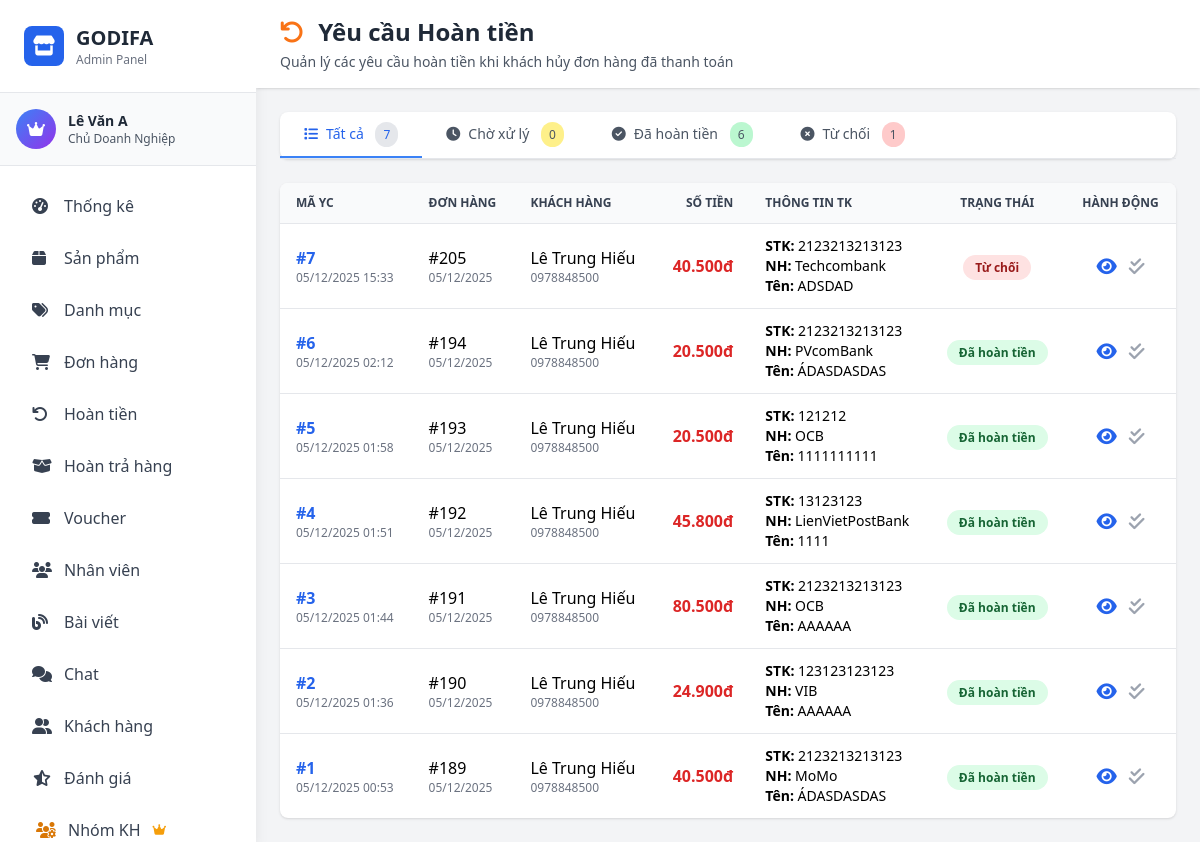
/admin/pages/refund_requests.php (signed in), run on the app's committed database.
### tables this page shows
CREATE TABLE IF NOT EXISTS `refund_requests` (
  `refundID` int NOT NULL AUTO_INCREMENT,
  `orderID` int NOT NULL,
  `customerID` int NOT NULL,
  `type` enum('cancel','return') NOT NULL DEFAULT 'cancel',
  `amount` decimal(10,2) NOT NULL COMMENT 'Số tiền cần hoàn',
  `reason` text,
  `bankAccount` varchar(50) NOT NULL COMMENT 'Số tài khoản nhận tiền',
  `bankName` varchar(100) NOT NULL COMMENT 'Tên ngân hàng',
  `accountHolder` varchar(100) NOT NULL COMMENT 'Tên chủ tài khoản',
  `proofImage` varchar(255) DEFAULT NULL COMMENT 'Ảnh chứng minh đã chuyển khoản',
  `status` enum('Chờ xử lý','Đã hoàn tiền','Từ chối') DEFAULT 'Chờ xử lý',
  `adminNote` text COMMENT 'Ghi chú từ admin',
  `processedBy` int DEFAULT NULL COMMENT 'Admin xử lý',
  `processedAt` datetime DEFAULT NULL COMMENT 'Thời gian xử lý',
  `createdAt` datetime NOT NULL DEFAULT CURRENT_TIMESTAMP,
  PRIMARY KEY (`refundID`),
  KEY `idx_orderID` (`orderID`),
  KEY `idx_customerID` (`customerID`),
  KEY `idx_status` (`status`),
  KEY `idx_created` (`createdAt`)
);

CREATE TABLE IF NOT EXISTS `order` (
  `orderID` int NOT NULL AUTO_INCREMENT,
  `orderDate` datetime NOT NULL DEFAULT CURRENT_TIMESTAMP COMMENT 'Ngày tạo đơn (không tự động update)',
  `paymentDate` datetime DEFAULT NULL COMMENT 'Ngày thanh toán thực tế (khi webhook xác nhận thành công)',
  `paymentStatus` varchar(50) NOT NULL COMMENT 'Chờ thanh toán, Đã thanh toán, Đã hủy',
  `totalAmount` decimal(10,0) NOT NULL,
  `paymentMethod` varchar(100) NOT NULL,
  `customerID` int NOT NULL,
  `note` text COMMENT 'Ghi chú đơn hàng',
  `voucherID` int DEFAULT NULL,
  `deliveryStatus` enum('Chờ xác nhận','Đang tiến hành vận chuyển','Hoàn thành','Đã hủy','Chờ xử lý hoàn tiền','Đã hoàn tiền','Yêu cầu hoàn trả','Đang hoàn trả','Đã hoàn trả') DEFAULT 'Chờ xác nhận',
  `shippingProvider` varchar(50) DEFAULT 'GHN' COMMENT 'Đơn vị vận chuyển',
  `shippingFee` decimal(10,2) DEFAULT '0.00' COMMENT 'Phí vận chuyển',
  `cancelReason` text COMMENT 'Lý do hủy đơn hàng',
  `cancelledAt` datetime DEFAULT NULL COMMENT 'Thời gian hủy đơn',
  `cancelledBy` enum('customer','admin') DEFAULT NULL COMMENT 'Người hủy: khách hay admin',
  `transactionCode` varchar(50) DEFAULT NULL COMMENT 'Mã giao dịch duy nhất (GODIFA202511040001)',
  `qrUrl` text COMMENT 'URL QR Code thanh toán SePay',
  `qrExpiredAt` datetime DEFAULT NULL COMMENT 'Thời gian hết hạn QR (15 phút)',
  PRIMARY KEY (`orderID`),
  KEY `fk_order_user` (`customerID`),
  KEY `fk_order_voucher` (`voucherID`),
  KEY `idx_transaction_code` (`transactionCode`),
  KEY `idx_qr_expired` (`qrExpiredAt`,`paymentStatus`),
  KEY `idx_payment_date` (`paymentDate`),
  KEY `idx_cancelled` (`cancelledAt`,`cancelledBy`)
);

CREATE TABLE IF NOT EXISTS `customer` (
  `customerID` int NOT NULL AUTO_INCREMENT,
  `customerName` varchar(100) NOT NULL,
  `phone` text NOT NULL,
  `email` varchar(100) NOT NULL,
  `password` varchar(100) NOT NULL,
  `status` tinyint(1) NOT NULL DEFAULT '1' COMMENT '1=Hoạt động, 0=Đã khóa',
  `groupID` int DEFAULT NULL COMMENT 'ID nhóm khách hàng',
  `note` text COMMENT 'Ghi chú thông tin khách hàng',
  PRIMARY KEY (`customerID`),
  UNIQUE KEY `email` (`email`),
  KEY `idx_status` (`status`),
  KEY `idx_groupID` (`groupID`)
);

### admin/pages/refund_requests.php (the view, shortened to what this page needs)
<?php
$db = Database::getInstance();
$conn = $db->connect();
$filter = $_GET['filter'] ?? 'all';
$sql = "SELECT
            r.*,
            o.orderID,
            o.orderDate,
            o.paymentMethod,
            c.customerName,
            c.email,
            c.phone,
            u.userName as processedByName
        FROM refund_requests r
        INNER JOIN `order` o ON r.orderID = o.orderID
        INNER JOIN customer c ON r.customerID = c.customerID
        LEFT JOIN user u ON r.processedBy = u.userID";
$sql .= " ORDER BY r.createdAt DESC";
$result = mysqli_query($conn, $sql);
$refunds = mysqli_fetch_all($result, MYSQLI_ASSOC);
$stats = [
    'all' => count($refunds),
    'Chờ xử lý' => 0,
    'Đã hoàn tiền' => 0,
    'Từ chối' => 0
];
foreach ($refunds as $refund) {
    if (isset($stats[$refund['status']])) {
        $stats[$refund['status']]++;
    }
}
include __DIR__ . '/../includes/header.php';
?>
<div class="flex h-screen bg-gray-100">
    <?php include __DIR__ . '/../includes/sidebar.php'; ?>
    <div class="flex-1 overflow-y-auto ml-64">
        <div class="bg-white shadow sticky top-0 z-10">
            <div class="px-4 md:px-6 py-4">
                <h1 class="text-xl md:text-2xl font-bold text-gray-800">
                    <i class="fas fa-undo text-orange-500 mr-2"></i>
                    Yêu cầu Hoàn tiền
                </h1>
                <p class="text-sm text-gray-600 mt-1">
                    Quản lý các yêu cầu hoàn tiền khi khách hủy đơn hàng đã thanh toán
                </p>
            </div>
        </div>
        <div class="p-4 md:p-6">
            <div class="bg-white rounded-lg shadow mb-6">
                <div class="flex border-b overflow-x-auto">
                    <a href="?page=refund_requests&filter=all"
                       class="px-6 py-3 text-sm font-medium border-b-2 <?php echo $filter === 'all' ? 'border-blue-500 text-blue-600' : 'border-transparent text-gray-600 hover:text-gray-800'; ?>">
                        <i class="fas fa-list mr-2"></i>Tất cả
                        <span class="ml-2 px-2 py-1 bg-gray-200 rounded-full text-xs"><?php echo $stats['all']; ?></span>
                    </a>
                    <a href="?page=refund_requests&filter=Chờ xử lý"
                       class="px-6 py-3 text-sm font-medium border-b-2 <?php echo $filter === 'Chờ xử lý' ? 'border-yellow-500 text-yellow-600' : 'border-transparent text-gray-600 hover:text-gray-800'; ?>">
                        <i class="fas fa-clock mr-2"></i>Chờ xử lý
                        <span class="ml-2 px-2 py-1 bg-yellow-200 rounded-full text-xs"><?php echo $stats['Chờ xử lý']; ?></span>
                    </a>
                    <a href="?page=refund_requests&filter=Đã hoàn tiền"
                       class="px-6 py-3 text-sm font-medium border-b-2 <?php echo $filter === 'Đã hoàn tiền' ? 'border-green-500 text-green-600' : 'border-transparent text-gray-600 hover:text-gray-800'; ?>">
                        <i class="fas fa-check-circle mr-2"></i>Đã hoàn tiền
                        <span class="ml-2 px-2 py-1 bg-green-200 rounded-full text-xs"><?php echo $stats['Đã hoàn tiền']; ?></span>
                    </a>
                    <a href="?page=refund_requests&filter=Từ chối"
                       class="px-6 py-3 text-sm font-medium border-b-2 <?php echo $filter === 'Từ chối' ? 'border-red-500 text-red-600' : 'border-transparent text-gray-600 hover:text-gray-800'; ?>">
                        <i class="fas fa-times-circle mr-2"></i>Từ chối
                        <span class="ml-2 px-2 py-1 bg-red-200 rounded-full text-xs"><?php echo $stats['Từ chối']; ?></span>
                    </a>
                </div>
            </div>
            <div class="bg-white rounded-lg shadow overflow-hidden">
                <?php if (empty($refunds)): ?>
                <div class="p-8 text-center text-gray-500">
                    <i class="fas fa-inbox text-4xl mb-2"></i>
                    <p>Chưa có yêu cầu hoàn tiền nào</p>
                </div>
                <?php else: ?>
                <div class="overflow-x-auto">
                    <table class="w-full">
                        <thead class="bg-gray-50 border-b">
                            <tr>
                                <th class="px-4 py-3 text-left text-xs font-semibold text-gray-700 uppercase">Mã YC</th>
                                <th class="px-4 py-3 text-left text-xs font-semibold text-gray-700 uppercase">Đơn hàng</th>
                                <th class="px-4 py-3 text-left text-xs font-semibold text-gray-700 uppercase">Khách hàng</th>
                                <th class="px-4 py-3 text-right text-xs font-semibold text-gray-700 uppercase">Số tiền</th>
                                <th class="px-4 py-3 text-left text-xs font-semibold text-gray-700 uppercase">Thông tin TK</th>
                                <th class="px-4 py-3 text-center text-xs font-semibold text-gray-700 uppercase">Trạng thái</th>
                                <th class="px-4 py-3 text-center text-xs font-semibold text-gray-700 uppercase">Hành động</th>
                            </tr>
                        </thead>
                        <tbody class="divide-y divide-gray-200">
                            <?php foreach ($refunds as $refund): ?>
                            <?php
                            $statusColors = [
                                'Chờ xử lý' => 'bg-yellow-100 text-yellow-800',
                                'Đã hoàn tiền' => 'bg-green-100 text-green-800',
                                'Từ chối' => 'bg-red-100 text-red-800'
                            ];
                            $statusColor = $statusColors[$refund['status']] ?? 'bg-gray-100 text-gray-800';
                            ?>
                            <tr class="hover:bg-gray-50">
                                <td class="px-4 py-3">
                                    <div class="font-semibold text-blue-600">#<?php echo $refund['refundID']; ?></div>
                                    <div class="text-xs text-gray-500">
                                        <?php echo date('d/m/Y H:i', strtotime($refund['createdAt'])); ?>
                                    </div>
                                </td>
                                <td class="px-4 py-3">
                                    <div class="font-medium">#<?php echo $refund['orderID']; ?></div>
                                    <div class="text-xs text-gray-500">
                                        <?php echo date('d/m/Y', strtotime($refund['orderDate'])); ?>
                                    </div>
                                </td>
                                <td class="px-4 py-3">
                                    <div class="font-medium"><?php echo htmlspecialchars($refund['customerName']); ?></div>
                                    <div class="text-xs text-gray-500"><?php echo htmlspecialchars($refund['phone']); ?></div>
                                </td>
                                <td class="px-4 py-3 text-right">
                                    <div class="font-bold text-red-600">
                                        <?php echo number_format($refund['amount'], 0, ',', '.'); ?>đ
                                    </div>
                                </td>
                                <td class="px-4 py-3">
                                    <div class="text-sm">
                                        <div><strong>STK:</strong> <?php echo htmlspecialchars($refund['bankAccount']); ?></div>
                                        <div><strong>NH:</strong> <?php echo htmlspecialchars($refund['bankName']); ?></div>
                                        <div><strong>Tên:</strong> <?php echo htmlspecialchars($refund['accountHolder']); ?></div>
                                    </div>
                                </td>
                                <td class="px-4 py-3 text-center">
                                    <span class="px-3 py-1 rounded-full text-xs font-semibold <?php echo $statusColor; ?>">
                                        <?php echo $refund['status']; ?>
                                    </span>
                                </td>
                                <td class="px-4 py-3 text-center">
                                    <div class="flex items-center justify-center gap-3">
                                        <button onclick="viewRefundDetail(<?php echo htmlspecialchars(json_encode($refund)); ?>)"
                                                class="text-blue-600 hover:text-blue-800 text-lg" title="Xem chi tiết">
                                            <i class="fas fa-eye"></i>
                                        </button>
                                        <?php if ($refund['status'] === 'Chờ xử lý' && hasPermission('manage_orders')): ?>
                                        <button onclick="updateRefundStatus(<?php echo $refund['refundID']; ?>)"
                                                class="text-green-600 hover:text-green-800 text-lg" title="Xác nhận hoàn tiền">
                                            <i class="fas fa-check-circle"></i>
                                        </button>
                                        <?php else: ?>
                                        <span class="text-gray-400 text-lg" title="Đã xử lý">
                                            <i class="fas fa-check-double"></i>
                                        </span>
                                        <?php endif; ?>
                                    </div>
                                </td>
                            </tr>
                            <?php endforeach; ?>
                        </tbody>
                    </table>
                </div>
                <?php endif; ?>
            </div>
        </div>
    </div>
</div>
<?php include __DIR__ . '/../includes/footer.php'; ?>

### data on the page
refund_requests: refundID "7", createdAt "05/12/2025 15:33", orderID.orderID "205", orderID.orderDate "05/12/2025", customerID.customerName "Lê Trung Hiếu", customerID.phone "0978848500", amount "40.500", bankAccount "2123213213123", bankName "Techcombank", accountHolder "ADSDAD", status "Từ chối"
refund_requests: refundID "6", createdAt "05/12/2025 02:12", orderID.orderID "194", orderID.orderDate "05/12/2025", customerID.customerName "Lê Trung Hiếu", customerID.phone "0978848500", amount "20.500", bankAccount "2123213213123", bankName "PVcomBank", accountHolder "ÁDASDASDAS", status "Đã hoàn tiền"
refund_requests: refundID "5", createdAt "05/12/2025 01:58", orderID.orderID "193", orderID.orderDate "05/12/2025", customerID.customerName "Lê Trung Hiếu", customerID.phone "0978848500", amount "20.500", bankAccount "121212", bankName "OCB", accountHolder "1111111111", status "Đã hoàn tiền"
refund_requests: refundID "4", createdAt "05/12/2025 01:51", orderID.orderID "192", orderID.orderDate "05/12/2025", customerID.customerName "Lê Trung Hiếu", customerID.phone "0978848500", amount "45.800", bankAccount "13123123", bankName "LienVietPostBank", accountHolder "1111", status "Đã hoàn tiền"
refund_requests: refundID "3", createdAt "05/12/2025 01:44", orderID.orderID "191", orderID.orderDate "05/12/2025", customerID.customerName "Lê Trung Hiếu", customerID.phone "0978848500", amount "80.500", bankAccount "2123213213123", bankName "OCB", accountHolder "AAAAAA", status "Đã hoàn tiền"
refund_requests: refundID "2", createdAt "05/12/2025 01:36", orderID.orderID "190", orderID.orderDate "05/12/2025", customerID.customerName "Lê Trung Hiếu", customerID.phone "0978848500", amount "24.900", bankAccount "123123123123", bankName "VIB", accountHolder "AAAAAA", status "Đã hoàn tiền"
refund_requests: refundID "1", createdAt "05/12/2025 00:53", orderID.orderID "189", orderID.orderDate "05/12/2025", customerID.customerName "Lê Trung Hiếu", customerID.phone "0978848500", amount "40.500", bankAccount "2123213213123", bankName "MoMo", accountHolder "ÁDASDASDAS", status "Đã hoàn tiền"

### other printed values
$_SESSION['user_name'] "Lê Văn A"
getRoleName($_SESSION['role_id']) "Chủ Doanh Nghiệp"
$stats['all'] "7"
$stats['Chờ xử lý'] "0"
$stats['Đã hoàn tiền'] "6"
$stats['Từ chối'] "1"
